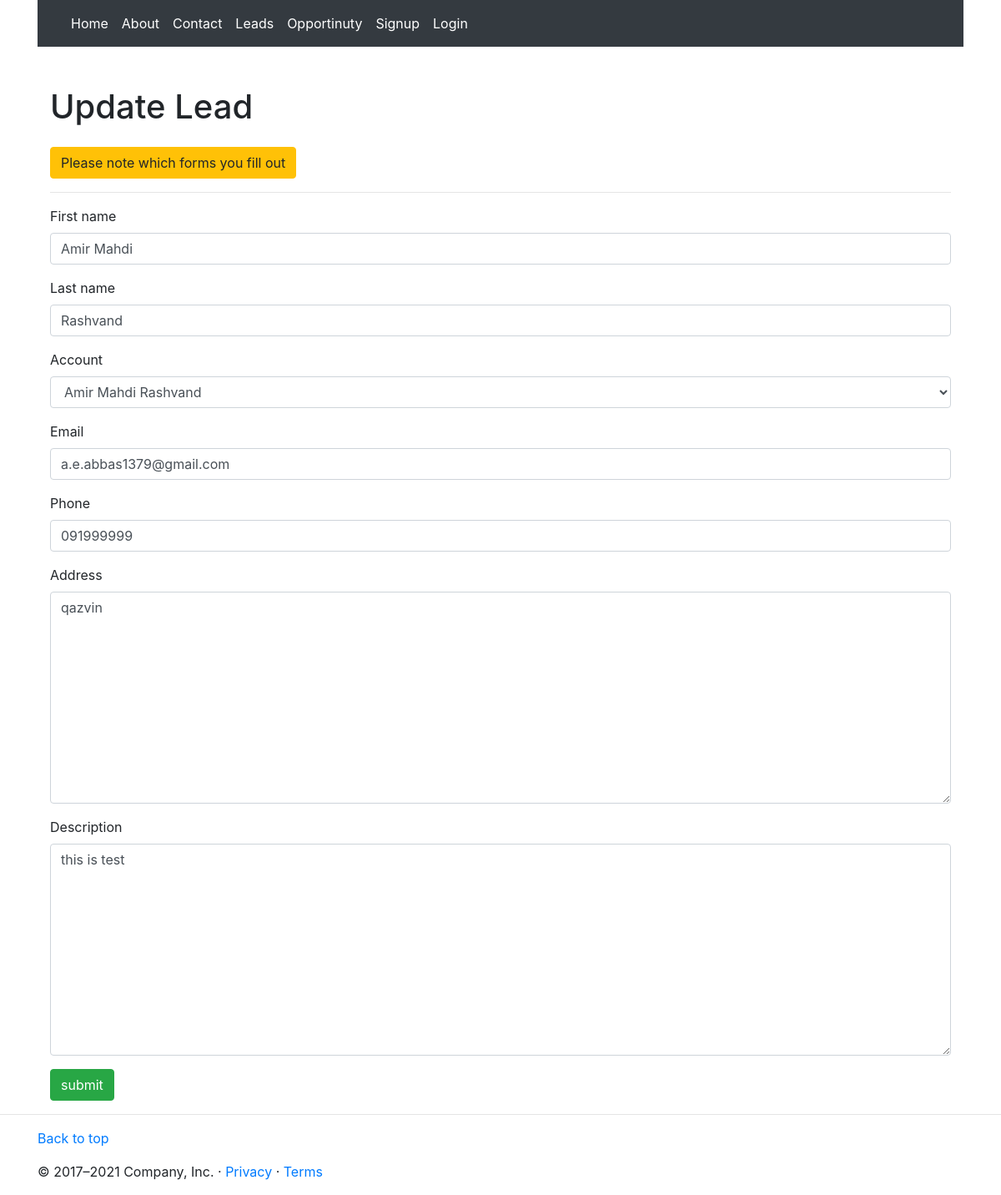
The app's page /contact/update/1 with its own data.
### Contact/models.py (models this page shows, shortened)
class Contact(models.Model):
    first_name = models.CharField("First name", max_length=255)
    last_name = models.CharField("Last name", max_length=255)
    account = models.ForeignKey(Account, related_name='lead_account_contacts', on_delete=models.CASCADE, blank=True, null=True)
    email = models.EmailField()
    phone = models.CharField(max_length=20)
    address = models.TextField(blank=True, null=True)
    description = models.TextField(blank=True, null=True)
    createdBy = models.ForeignKey(User, on_delete=models.CASCADE,related_name='contact_created_by',)
    createdOn = models.DateTimeField("Created on", auto_now_add=True)
    isActive = models.BooleanField(default=False)

### Contact/views.py (the view)
# urls.py: path('update/<int:pk>',ContactUpdateView.as_view(), name='update'),
class ContactUpdateView(UpdateView):
    model = Contact
    template_name = 'contact/update.html'
    fields = ['first_name',"last_name","account","email","phone","address","description"]

### Account/models.py (called while the page is built)
    def __str__(self):
        return self.name

### Contact/templates/contact/update.html (shortened to what this page needs)
{% extends 'base.html' %}
{% load bootstrap4 %}
{% block content %}
    <div class="container">
        <h1 class=" pt-5 mb-4 h1"> Update Lead  </h1>
        <small class="small btn btn-warning">Please note which forms you fill out </small>
        <hr>
        <form class="form-group" method="POST">
            <div class="">
                    {% bootstrap_form form %}
                <input type="submit" value="submit" class="btn btn-success" />
            </div>
        </form>
    </div>
{% endblock %}

### records on screen
Contact: first_name "Amir Mahdi", last_name "Rashvand", account "Amir Mahdi Rashvand", email "a.e.abbas1379@gmail.com", phone "091999999", address "qazvin", description "this is test"
